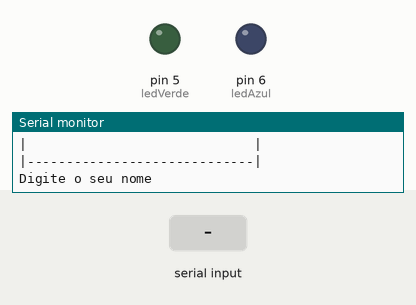
A sketch run on a simulated Arduino Uno, built with avr-gcc and run on an emulated ATmega328P. On the bench: output pins drawn as LEDs (lit = HIGH), the last lines printed to the serial monitor. Inputs (shaded band) come from the test bench.

Above: at 1.2 s.
1.3 s: "90,45\n" received over Serial
3.8 s: "30,150\n" received over Serial
6.3 s: "5\n" received over Serial
8.8 s: "90\n" received over Serial
At 8.92 s:
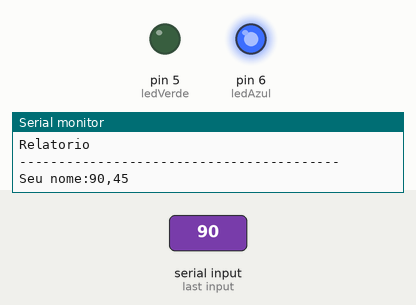
Timing chart, 0 to 11.5 s (numbered marks = the images above; inputs shaded):
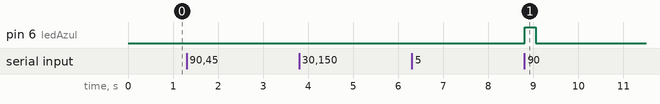

The sketch:

lopal_ex081__1_.ino
```cpp
// C++ code
//Variaveis

 int ledAzul = 6;
 int ledVerde = 5;

void setup()
{
 Serial.begin (9600);
  pinMode (ledAzul, OUTPUT);
  pinMode (ledVerde, OUTPUT);
}
//inicialização das variáveis
String nome = "nome";
String sobrenome  = "sobrenome";
String cargo = "cargo";
float salario = 0;

void loop()
{

  Serial.println("|-----------------------------|");
  Serial.println("|                             |");
  Serial.println("|       LOPAL - Ex_08         |");
  Serial.println("|                             |");
  Serial.println("|-----------------------------|");
  Serial.println();
  Serial.println();


  Serial.println("Digite o seu nome");
  while (! Serial.available() );
  nome = Serial.readString ();

  Serial.println("Digite seu sobrenome");
  while (! Serial.available() );
  sobrenome = Serial.readString();

  Serial.println("Digite o cargo de " + nome + " " + sobrenome);
  while (! Serial.available() );
  cargo = Serial.readString();

  Serial.println("Digite seu salario");
  while (! Serial.available() );
  salario = Serial.parseFloat();


  if (salario < 1000 ) {
    salario = salario + ( salario * 0.1 );
    digitalWrite (ledAzul, HIGH); }
  else {
     digitalWrite (ledVerde, HIGH);
  }

  Serial.println();
  Serial.println();
  Serial.println("-----------------------------------------");
  Serial.println("Relatorio");
  Serial.println("-----------------------------------------");

  Serial.println ("Seu nome:" + nome + " " + sobrenome);
  Serial.println();
  Serial.println ("Seu cargo eh: " + cargo);
  Serial.println();
  Serial.println ("novo salario: " + String(salario) );
  Serial.println();
  Serial.println("-----------------------------------------");

  Serial.println("-----------------------------------------");

  Serial.println("Digite uma letra + <Enter> para continuar");
  while (! Serial.available() );

   digitalWrite (ledVerde, LOW);
   digitalWrite (ledAzul, LOW);
  Serial.println();
  Serial.println();

  Serial.read();
  }
```

Measured:
- after the input at 8.8 s, pin 6 (ledAzul): LOW → HIGH at once, → LOW 0.24 s later
